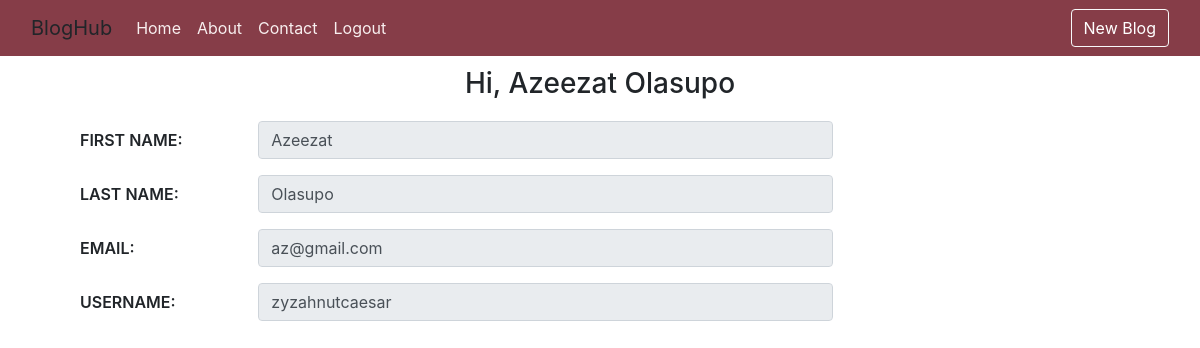
/about (signed in), run on the app's committed database.
### app.py (models this page shows, shortened)
class User(db.Model, UserMixin):
    __table_name__ = "users"
    id = db.Column(db.Integer, primary_key=True, autoincrement=True)
    first_name = db.Column(db.String(50), nullable=False)
    last_name = db.Column(db.String(50), nullable=True)
    email = db.Column(db.String(100), nullable=False, unique=True)
    username = db.Column(db.String(50), unique=True)
    password_hash = db.Column(db.String(20), nullable=False)

### app.py (the view)
@app.route('/about')
@login_required
def about():
    _id = current_user.get_id()
    user = User.query.filter_by(id=_id).first()
    return render_template('about.html', user=user)

### app.py (called while the page is built)
@login_manager.user_loader
def user_loader(id):
    return User.query.get(int(id))

### templates/about.html (shortened to what this page needs)
{% extends 'base.html'%}  {% block heading %}
<h3>Hi, {{user.first_name}} {{user.last_name}}</h3>
{% endblock %} {% block content %}
<div class="base-container">
  <div class="mb-3 row">
    <label for="staticEmail" class="col-sm-2 col-form-label">First Name:</label>
    <div class="col-sm-10">
      <input
        class="form-control col-md-8"
        type="text"
        value="{{user.first_name}}"
        aria-label="Disabled input example"
        disabled
        readonly
      />
    </div>
  </div>
  <div class="mb-3 row">
    <label for="staticEmail" class="col-sm-2 col-form-label">Last Name:</label>
    <div class="col-sm-10">
      <input
        class="form-control col-md-8"
        type="text"
        value="{{user.last_name}}"
        aria-label="Disabled input example"
        disabled
        readonly
      />
    </div>
  </div>
  <div class="mb-3 row">
    <label for="staticEmail" class="col-sm-2 col-form-label">Email:</label>
    <div class="col-sm-10">
      <input
        class="form-control col-md-8"
        type="text"
        value="{{user.email}}"
        aria-label="Disabled input example"
        disabled
        readonly
      />
    </div>
  </div>
  <div class="mb-3 row">
    <label for="staticEmail" class="col-sm-2 col-form-label">Username:</label>
    <div class="col-sm-10">
      <input
        class="form-control col-md-8"
        type="text"
        value="{{user.username}}"
        aria-label="Disabled input example"
        disabled
        readonly
      />
    </div>
  </div>
</div>
{% endblock %}

### templates/about.html (style rules this page uses)
.base-container { margin: 80px; margin-top: 20px; }
h3 { text-align: center; margin: 10px 0; }
.col-form-label { text-transform: uppercase; font-weight: 600; }

### data on the page
User: first_name "Azeezat", last_name "Olasupo", email "az@gmail.com", username "zyzahnutcaesar"
